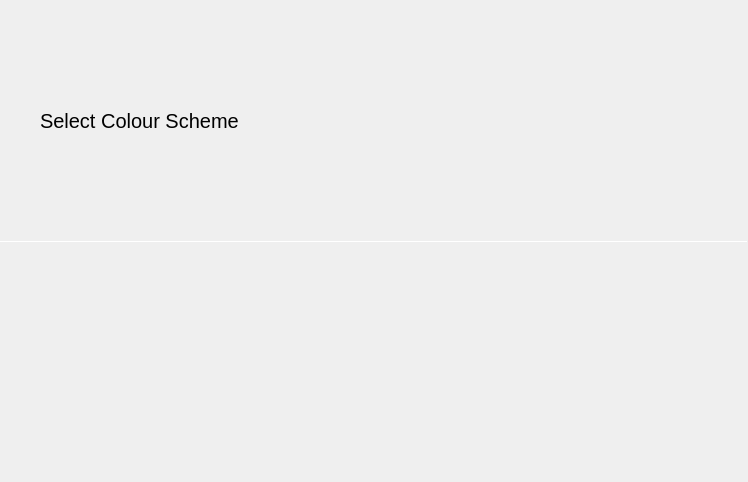
<?xml version="1.0" encoding="UTF-8"?>
<ui version="4.0">
 <class>ColoursPane</class>
 <widget class="QWidget" name="ColoursPane">
  <property name="geometry">
   <rect>
    <x>0</x>
    <y>0</y>
    <width>748</width>
    <height>482</height>
   </rect>
  </property>
  <property name="windowTitle">
   <string notr="true">Form</string>
  </property>
  <layout class="QVBoxLayout" name="verticalLayout">
   <property name="spacing">
    <number>0</number>
   </property>
   <property name="leftMargin">
    <number>0</number>
   </property>
   <property name="topMargin">
    <number>0</number>
   </property>
   <property name="rightMargin">
    <number>0</number>
   </property>
   <property name="bottomMargin">
    <number>0</number>
   </property>
   <item>
    <layout class="QHBoxLayout" name="horizontalLayout">
     <property name="spacing">
      <number>0</number>
     </property>
     <item>
      <widget class="QPushButton" name="backButton">
       <property name="sizePolicy">
        <sizepolicy hsizetype="Preferred" vsizetype="Preferred">
         <horstretch>0</horstretch>
         <verstretch>0</verstretch>
        </sizepolicy>
       </property>
       <property name="text">
        <string/>
       </property>
       <property name="icon">
        <iconset theme="go-previous">
         <normaloff>../../PulseaudioPane</normaloff>../../PulseaudioPane</iconset>
       </property>
       <property name="flat">
        <bool>true</bool>
       </property>
      </widget>
     </item>
     <item>
      <widget class="QLabel" name="label">
       <property name="sizePolicy">
        <sizepolicy hsizetype="Expanding" vsizetype="Preferred">
         <horstretch>0</horstretch>
         <verstretch>0</verstretch>
        </sizepolicy>
       </property>
       <property name="font">
        <font>
         <pointsize>15</pointsize>
        </font>
       </property>
       <property name="text">
        <string>Select Colour Scheme</string>
       </property>
       <property name="margin">
        <number>9</number>
       </property>
      </widget>
     </item>
    </layout>
   </item>
   <item>
    <widget class="Line" name="line">
     <property name="maximumSize">
      <size>
       <width>16777215</width>
       <height>1</height>
      </size>
     </property>
     <property name="orientation">
      <enum>Qt::Horizontal</enum>
     </property>
    </widget>
   </item>
   <item>
    <widget class="QWidget" name="widget" native="true">
     <layout class="QHBoxLayout" name="horizontalLayout_2">
      <property name="spacing">
       <number>0</number>
      </property>
      <property name="leftMargin">
       <number>0</number>
      </property>
      <property name="topMargin">
       <number>0</number>
      </property>
      <property name="rightMargin">
       <number>0</number>
      </property>
      <property name="bottomMargin">
       <number>0</number>
      </property>
      <item>
       <widget class="QWidget" name="colorsContainer" native="true">
        <property name="sizePolicy">
         <sizepolicy hsizetype="Fixed" vsizetype="Preferred">
          <horstretch>0</horstretch>
          <verstretch>0</verstretch>
         </sizepolicy>
        </property>
        <layout class="QGridLayout" name="colorsLayout"/>
       </widget>
      </item>
     </layout>
    </widget>
   </item>
  </layout>
 </widget>
 <resources/>
 <connections/>
</ui>
